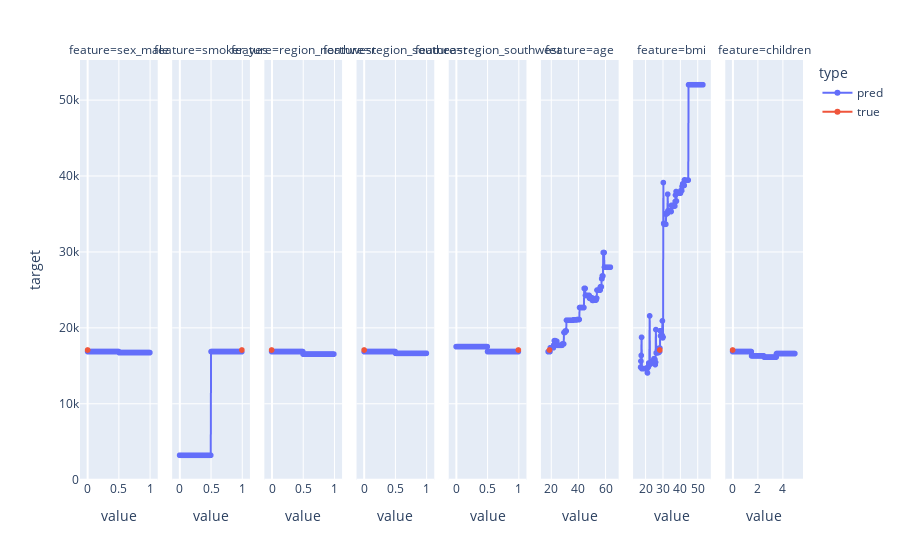

The notebook cell saved with this chart:
### Code cell
import plotly.express as px

fig = px.line(pd.concat(plot_dfs, ignore_index=True), x="value", y="target", facet_col="feature", color="type", markers=True)
fig.update_xaxes(matches=None)
fig

### Figure 1 — Plotly figure (JSON) as saved in the notebook; plotly's stock layout.template omitted (floating-point values rounded to 4 significant figures; data arrays with more than 128 entries replaced by an {"elided": "..."} marker saying what was removed)
{"data": [{"hovertemplate": "type=pred<br>feature=sex_male<br>value=%{x}<br>target=%{y}<extra></extra>", "legendgroup": "pred", "line": {"color": "#636efa", "dash": "solid"}, "marker": {"symbol": "circle"}, "mode": "lines+markers", "name": "pred", "showlegend": true, "type": "scattergl", "x": {"elided": "201 float values"}, "xaxis": "x", "y": {"elided": "201 float values"}, "yaxis": "y"}, {"hovertemplate": "type=pred<br>feature=smoker_yes<br>value=%{x}<br>target=%{y}<extra></extra>", "legendgroup": "pred", "line": {"color": "#636efa", "dash": "solid"}, "marker": {"symbol": "circle"}, "mode": "lines+markers", "name": "pred", "showlegend": false, "type": "scattergl", "x": {"elided": "201 float values"}, "xaxis": "x2", "y": {"elided": "201 float values"}, "yaxis": "y2"}, {"hovertemplate": "type=pred<br>feature=region_northwest<br>value=%{x}<br>target=%{y}<extra></extra>", "legendgroup": "pred", "line": {"color": "#636efa", "dash": "solid"}, "marker": {"symbol": "circle"}, "mode": "lines+markers", "name": "pred", "showlegend": false, "type": "scattergl", "x": {"elided": "201 float values"}, "xaxis": "x3", "y": {"elided": "201 float values"}, "yaxis": "y3"}, {"hovertemplate": "type=pred<br>feature=region_southeast<br>value=%{x}<br>target=%{y}<extra></extra>", "legendgroup": "pred", "line": {"color": "#636efa", "dash": "solid"}, "marker": {"symbol": "circle"}, "mode": "lines+markers", "name": "pred", "showlegend": false, "type": "scattergl", "x": {"elided": "201 float values"}, "xaxis": "x4", "y": {"elided": "201 float values"}, "yaxis": "y4"}, {"hovertemplate": "type=pred<br>feature=region_southwest<br>value=%{x}<br>target=%{y}<extra></extra>", "legendgroup": "pred", "line": {"color": "#636efa", "dash": "solid"}, "marker": {"symbol": "circle"}, "mode": "lines+markers", "name": "pred", "showlegend": false, "type": "scattergl", "x": {"elided": "201 float values"}, "xaxis": "x5", "y": {"elided": "201 float values"}, "yaxis": "y5"}, {"hovertemplate": "type=pred<br>feature=age<br>value=%{x}<br>target=%{y}<extra></extra>", "legendgroup": "pred", "line": {"color": "#636efa", "dash": "solid"}, "marker": {"symbol": "circle"}, "mode": "lines+markers", "name": "pred", "showlegend": false, "type": "scattergl", "x": {"elided": "201 float values"}, "xaxis": "x6", "y": {"elided": "201 float values"}, "yaxis": "y6"}, {"hovertemplate": "type=pred<br>feature=bmi<br>value=%{x}<br>target=%{y}<extra></extra>", "legendgroup": "pred", "line": {"color": "#636efa", "dash": "solid"}, "marker": {"symbol": "circle"}, "mode": "lines+markers", "name": "pred", "showlegend": false, "type": "scattergl", "x": {"elided": "201 float values"}, "xaxis": "x7", "y": {"elided": "201 float values"}, "yaxis": "y7"}, {"hovertemplate": "type=pred<br>feature=children<br>value=%{x}<br>target=%{y}<extra></extra>", "legendgroup": "pred", "line": {"color": "#636efa", "dash": "solid"}, "marker": {"symbol": "circle"}, "mode": "lines+markers", "name": "pred", "showlegend": false, "type": "scattergl", "x": {"elided": "201 float values"}, "xaxis": "x8", "y": {"elided": "201 float values"}, "yaxis": "y8"}, {"hovertemplate": "type=true<br>feature=sex_male<br>value=%{x}<br>target=%{y}<extra></extra>", "legendgroup": "true", "line": {"color": "#EF553B", "dash": "solid"}, "marker": {"symbol": "circle"}, "mode": "lines+markers", "name": "true", "showlegend": true, "type": "scattergl", "x": [0.0], "xaxis": "x", "y": [17080.0], "yaxis": "y"}, {"hovertemplate": "type=true<br>feature=smoker_yes<br>value=%{x}<br>target=%{y}<extra></extra>", "legendgroup": "true", "line": {"color": "#EF553B", "dash": "solid"}, "marker": {"symbol": "circle"}, "mode": "lines+markers", "name": "true", "showlegend": false, "type": "scattergl", "x": [1.0], "xaxis": "x2", "y": [17080.0], "yaxis": "y2"}, {"hovertemplate": "type=true<br>feature=region_northwest<br>value=%{x}<br>target=%{y}<extra></extra>", "legendgroup": "true", "line": {"color": "#EF553B", "dash": "solid"}, "marker": {"symbol": "circle"}, "mode": "lines+markers", "name": "true", "showlegend": false, "type": "scattergl", "x": [0.0], "xaxis": "x3", "y": [17080.0], "yaxis": "y3"}, {"hovertemplate": "type=true<br>feature=region_southeast<br>value=%{x}<br>target=%{y}<extra></extra>", "legendgroup": "true", "line": {"color": "#EF553B", "dash": "solid"}, "marker": {"symbol": "circle"}, "mode": "lines+markers", "name": "true", "showlegend": false, "type": "scattergl", "x": [0.0], "xaxis": "x4", "y": [17080.0], "yaxis": "y4"}, {"hovertemplate": "type=true<br>feature=region_southwest<br>value=%{x}<br>target=%{y}<extra></extra>", "legendgroup": "true", "line": {"color": "#EF553B", "dash": "solid"}, "marker": {"symbol": "circle"}, "mode": "lines+markers", "name": "true", "showlegend": false, "type": "scattergl", "x": [1.0], "xaxis": "x5", "y": [17080.0], "yaxis": "y5"}, {"hovertemplate": "type=true<br>feature=age<br>value=%{x}<br>target=%{y}<extra></extra>", "legendgroup": "true", "line": {"color": "#EF553B", "dash": "solid"}, "marker": {"symbol": "circle"}, "mode": "lines+markers", "name": "true", "showlegend": false, "type": "scattergl", "x": [19.0], "xaxis": "x6", "y": [17080.0], "yaxis": "y6"}, {"hovertemplate": "type=true<br>feature=bmi<br>value=%{x}<br>target=%{y}<extra></extra>", "legendgroup": "true", "line": {"color": "#EF553B", "dash": "solid"}, "marker": {"symbol": "circle"}, "mode": "lines+markers", "name": "true", "showlegend": false, "type": "scattergl", "x": [28.3], "xaxis": "x7", "y": [17080.0], "yaxis": "y7"}, {"hovertemplate": "type=true<br>feature=children<br>value=%{x}<br>target=%{y}<extra></extra>", "legendgroup": "true", "line": {"color": "#EF553B", "dash": "solid"}, "marker": {"symbol": "circle"}, "mode": "lines+markers", "name": "true", "showlegend": false, "type": "scattergl", "x": [0.0], "xaxis": "x8", "y": [17080.0], "yaxis": "y8"}], "layout": {"annotations": [{"font": {}, "showarrow": false, "text": "feature=sex_male", "x": 0.05375, "xanchor": "center", "xref": "paper", "y": 1, "yanchor": "bottom", "yref": "paper"}, {"font": {}, "showarrow": false, "text": "feature=smoker_yes", "x": 0.1812, "xanchor": "center", "xref": "paper", "y": 1, "yanchor": "bottom", "yref": "paper"}, {"font": {}, "showarrow": false, "text": "feature=region_northwest", "x": 0.3087, "xanchor": "center", "xref": "paper", "y": 1, "yanchor": "bottom", "yref": "paper"}, {"font": {}, "showarrow": false, "text": "feature=region_southeast", "x": 0.4363, "xanchor": "center", "xref": "paper", "y": 1, "yanchor": "bottom", "yref": "paper"}, {"font": {}, "showarrow": false, "text": "feature=region_southwest", "x": 0.5637, "xanchor": "center", "xref": "paper", "y": 1, "yanchor": "bottom", "yref": "paper"}, {"font": {}, "showarrow": false, "text": "feature=age", "x": 0.6912, "xanchor": "center", "xref": "paper", "y": 1, "yanchor": "bottom", "yref": "paper"}, {"font": {}, "showarrow": false, "text": "feature=bmi", "x": 0.8188, "xanchor": "center", "xref": "paper", "y": 1, "yanchor": "bottom", "yref": "paper"}, {"font": {}, "showarrow": false, "text": "feature=children", "x": 0.9463, "xanchor": "center", "xref": "paper", "y": 1, "yanchor": "bottom", "yref": "paper"}], "legend": {"title": {"text": "type"}, "tracegroupgap": 0}, "margin": {"t": 60}, "xaxis": {"anchor": "y", "domain": [0, 0.1075], "title": {"text": "value"}}, "xaxis2": {"anchor": "y2", "domain": [0.1275, 0.235], "title": {"text": "value"}}, "xaxis3": {"anchor": "y3", "domain": [0.255, 0.3625], "title": {"text": "value"}}, "xaxis4": {"anchor": "y4", "domain": [0.3825, 0.49], "title": {"text": "value"}}, "xaxis5": {"anchor": "y5", "domain": [0.51, 0.6175], "title": {"text": "value"}}, "xaxis6": {"anchor": "y6", "domain": [0.6375, 0.745], "title": {"text": "value"}}, "xaxis7": {"anchor": "y7", "domain": [0.765, 0.8725], "title": {"text": "value"}}, "xaxis8": {"anchor": "y8", "domain": [0.8925, 1], "title": {"text": "value"}}, "yaxis": {"anchor": "x", "domain": [0, 1], "title": {"text": "target"}}, "yaxis2": {"anchor": "x2", "domain": [0, 1], "matches": "y", "showticklabels": false}, "yaxis3": {"anchor": "x3", "domain": [0, 1], "matches": "y", "showticklabels": false}, "yaxis4": {"anchor": "x4", "domain": [0, 1], "matches": "y", "showticklabels": false}, "yaxis5": {"anchor": "x5", "domain": [0, 1], "matches": "y", "showticklabels": false}, "yaxis6": {"anchor": "x6", "domain": [0, 1], "matches": "y", "showticklabels": false}, "yaxis7": {"anchor": "x7", "domain": [0, 1], "matches": "y", "showticklabels": false}, "yaxis8": {"anchor": "x8", "domain": [0, 1], "matches": "y", "showticklabels": false}}}
